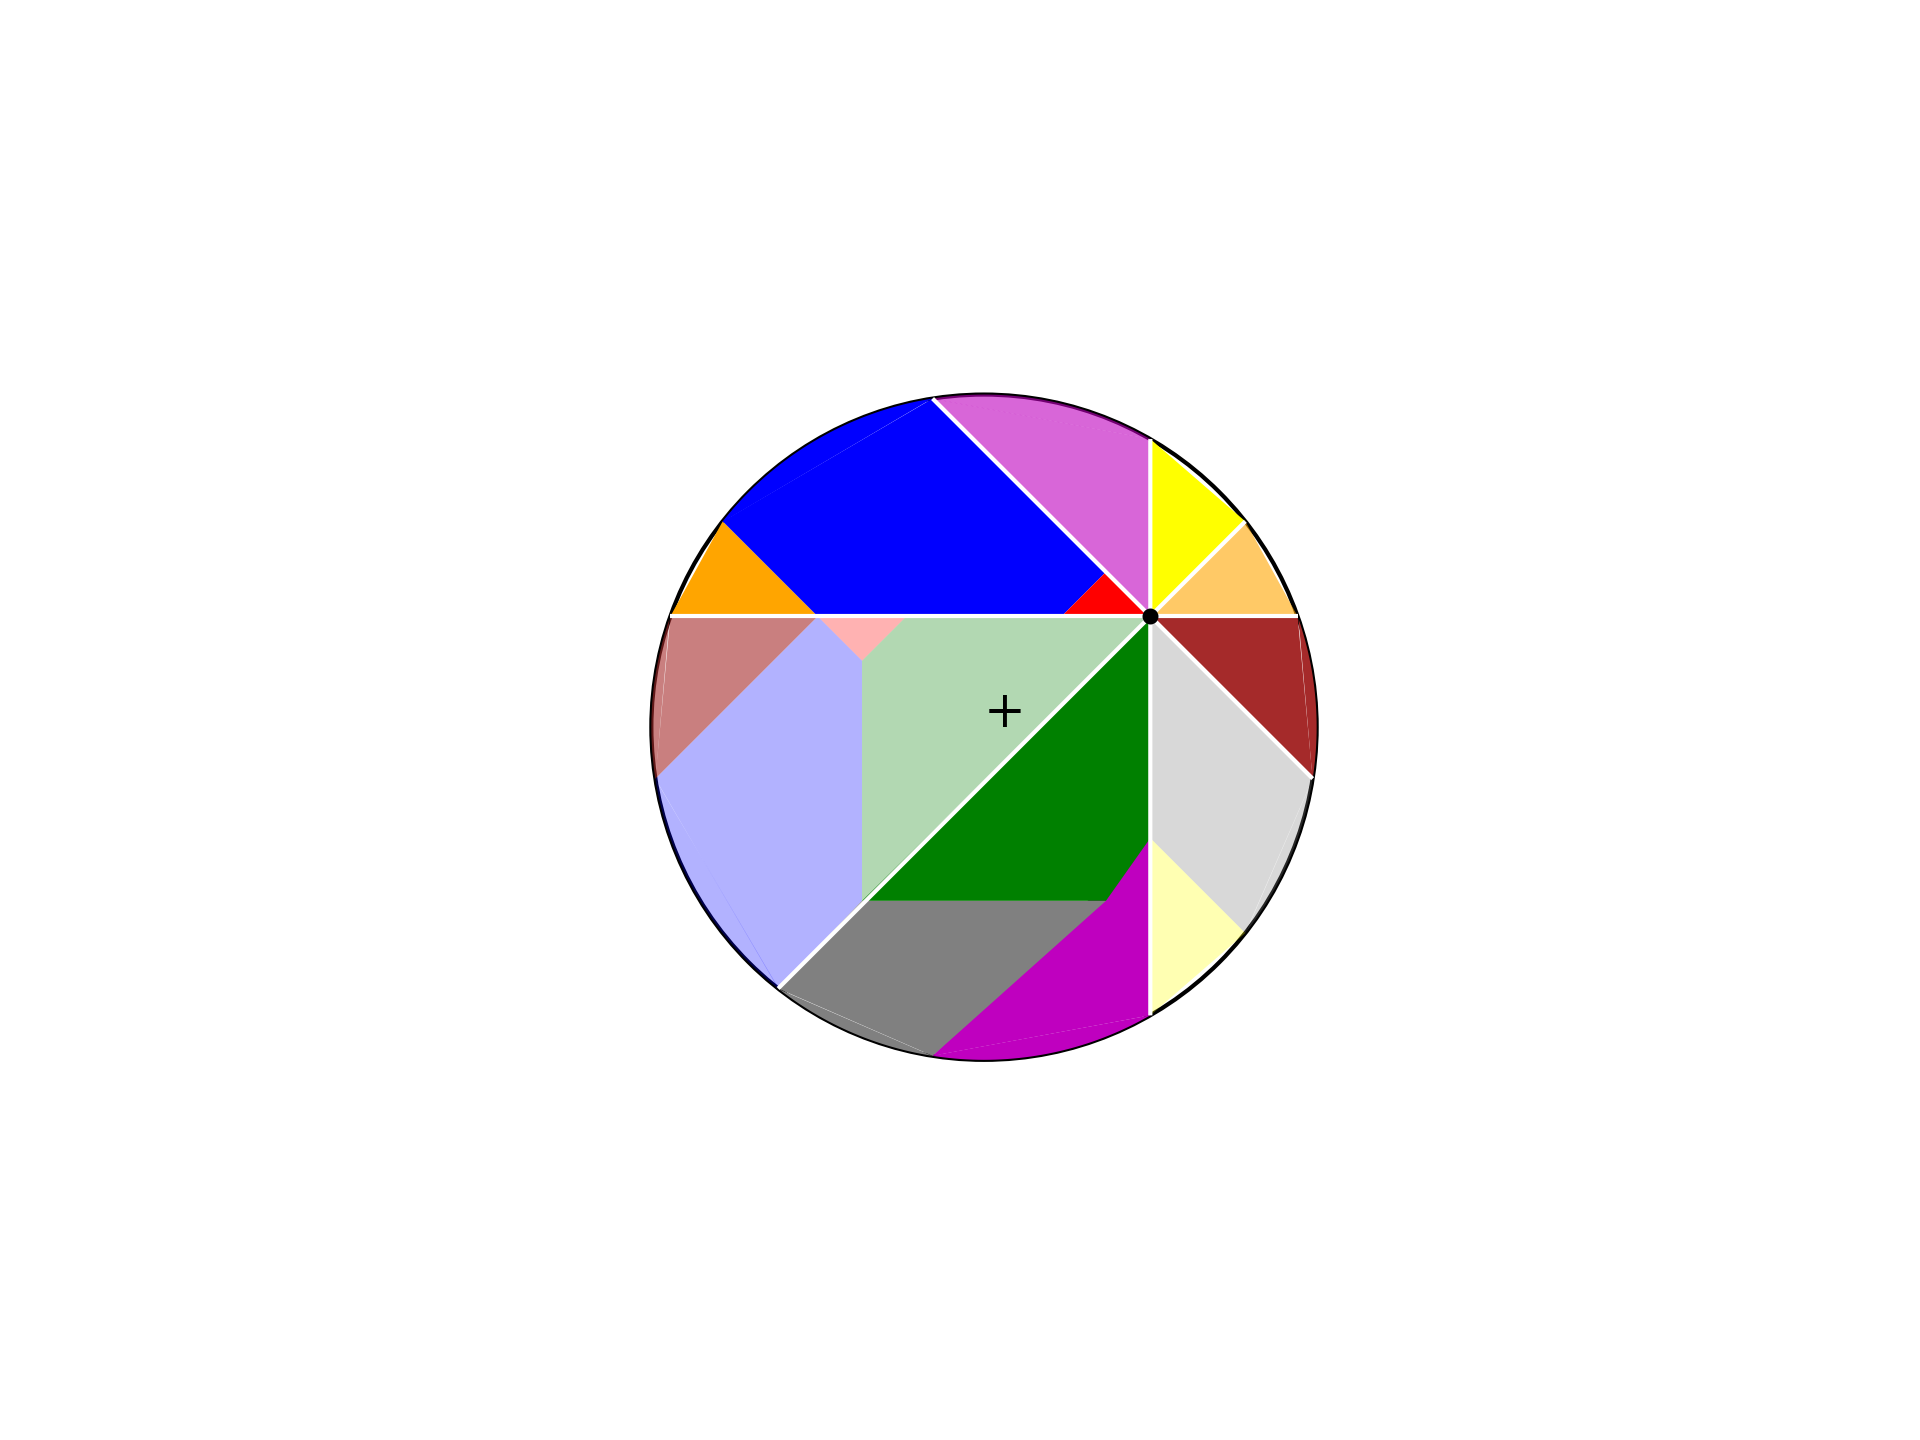

Source code (Python):
import sys,math
import matplotlib.pyplot as plt
import numpy as np

import geometry as geo

fig, ax = geo.init()
ax.set(xlim=(0,100), ylim=(0,100))


Q = geo.Point(50,50)
r = 30

# alpha = 0.3
f = 0.3

c1 = plt.Circle(
    (Q.x,Q.y),r,fc='none',ec='k')
ax.add_patch(c1)

def get_random_point_in_circle(cL):
    Q,r = cL
    while True:
        x = np.random.randint(20,80)
        y = np.random.randint(20,80)
        if r**2 > ((x-Q.x)**2 + (y-Q.y)**2):
            break
    return geo.Point(x,y)

#P = get_random_point_in_circle([Q,r])
P = geo.Point(65,60)

# horizontal left,right
RIGHT,LEFT = geo.get_intersection_line_segment_circle(
    [P,geo.Point(P.x+5,P.y)],[Q,r])
    
# above method orders points by distance from P
# RIGHT is closer so first
    
# vertical up,down
UP,DOWN = geo.get_intersection_line_segment_circle(
    [P,geo.Point(P.x,P.y+5)],[Q,r])
    
# upper right 45 lower left
UR,LL = geo.get_intersection_line_segment_circle(
    [P,geo.Point(P.x+5,P.y+5)],[Q,r])
    
# upper left 45 lower right
LR,UL = geo.get_intersection_line_segment_circle(
    [P,geo.Point(P.x-5,P.y+5)],[Q,r])
    
#-----------------------------------

# no Q

# offset for small triangles and corners
d = 4

# central points

# R is mirror horizontal image of P
# left point of small triangle c
dx = RIGHT.x - P.x
R = geo.Point(LEFT.x+dx,P.y)

# T is mirror vertical image of P
dy = UP.y - P.y
T = geo.Point(P.x,DOWN.y+dy)

magic = math.sqrt(2)

# corner point for bHGg
# slightly right of R, down from T
S = geo.Point(R.x+d,T.y-d*magic)

#-----------------------------------

fa = 0.6

# interior point(s) first, CCW direction for all points

# special point for A
# point on circle cut by line through R with slope -1
k = geo.get_intercept_for_point_slope(R,-1)
A1 = geo.get_intersection_slope_intercept_circle(
        -1,k,[Q,r])[1]

poly_A = [R,A1,LEFT]
geo.fill_polygon(ax,poly_A,fc='orange',alpha=1.0)

poly_a = [P,RIGHT,UR]
geo.fill_polygon(ax,poly_a,fc='orange',alpha=fa)

#----------

# polygon b has a corner cut out, vertex of c
b1 = geo.Point(R.x+d,R.y-d)

# special point for b
k = geo.get_intercept_for_point_slope(R,1)
b2 = geo.get_intersection_slope_intercept_circle(
        1,k,[Q,r])[0]
        
poly_b = [S,b1,R,b2,LL]
geo.fill_polygon(ax,poly_b,fc='b',alpha=f)

B1 = geo.Point(P.x-2*d,P.y)
B2 = geo.Point(P.x-d,P.y+d)

poly_B = [R,B1,B2,UL,A1]
geo.fill_polygon(ax,poly_B,fc='b',alpha=1.0)

#----------

# sector fills for b,B

geo.fill_sector(ax,Q,r,b2,LL,fc='blue',alpha=f)
geo.fill_sector(ax,Q,r,UL,A1,fc='blue',alpha=1.0)

#----------

poly_d = [P,UP,UL]
geo.fill_polygon(ax,poly_d,fc='m',alpha=0.6)

# special point for D
k = geo.get_intercept_for_point_slope(T,1)
D1 = geo.get_intersection_slope_intercept_circle(
        1,k,[Q,r])[0]

poly_D = [T,D1,DOWN]
geo.fill_polygon(ax,poly_D,fc='m',alpha=1.0)

#----------

# sector fills for d,D

geo.fill_sector(ax,Q,r,UP,UL,fc='m',alpha=0.6)
geo.fill_sector(ax,Q,r,D1,DOWN,fc='m',alpha=1.0)

#----------

# special point for e
k = geo.get_intercept_for_point_slope(T,-1)
e1 = geo.get_intersection_slope_intercept_circle(
        -1,k,[Q,r])[0]

poly_e = [T,DOWN,e1]
geo.fill_polygon(ax,poly_e,fc='yellow',alpha=f)

poly_E = [P,UR,UP]
geo.fill_polygon(ax,poly_E,fc='yellow',alpha=1.0)

#----------

ff = 0.6

# special point for f
k = geo.get_intercept_for_point_slope(R,1)
f1 = geo.get_intersection_slope_intercept_circle(
        1,k,[Q,r])[0]
        
poly_f = [R,LEFT,f1]
geo.fill_polygon(ax,poly_f,fc='brown',alpha=ff)

poly_F = [P,LR,RIGHT]
geo.fill_polygon(ax,poly_F,fc='brown',alpha=1.0)

#----------

# sector fills for f,F

geo.fill_sector(ax,Q,r,LEFT,f1,fc='brown',alpha=ff)
geo.fill_sector(ax,Q,r,LR,RIGHT,fc='brown',alpha=1.0)

#-----------------------------------

poly_h = [P,T,e1,LR]
geo.fill_polygon(ax,poly_h,fc='gray',alpha=f)

#H1 = geo.Point(T.x-d,T.y-d)
H1 = geo.Point(T.x-d,S.y)

k = geo.get_intercept_for_point_slope(T,1)
H2 = geo.get_intersection_slope_intercept_circle(
        1,k,[Q,r])[0]

poly_H = [H1,S,LL,H2]
geo.fill_polygon(ax,poly_H,fc='gray',alpha=1.0)

#-----------------------------------

# sector fills for h,H

geo.fill_sector(ax,Q,r,e1,LR,fc='gray',alpha=f)
geo.fill_sector(ax,Q,r,LL,H2,fc='gray',alpha=1.0)

#-----------------------------------

g1 = geo.Point(R.x+2*d,R.y)
poly_g = [g1,b1,S,P]
geo.fill_polygon(ax,poly_g,fc='green',alpha=f)

poly_G = [P,S,H1,T]
geo.fill_polygon(ax,poly_G,fc='green',alpha=1.0)

#-----------------------------------

poly_c = [R,b1,g1]
geo.fill_polygon(ax,poly_c,fc='r',alpha=f)

poly_c = [P,B2,B1]
geo.fill_polygon(ax,poly_c,fc='r',alpha=1.0)

#-----------------------------------

# problem
# LL seems out of place but it is not
# there is a problem with the small triangles

geo.draw_line_segments(ax,
    [[LEFT,RIGHT],[UP,DOWN],[UL,LR],[UR,LL]],ec='w')

#-----------------------------------

geo.scatter_points(ax,[P])

#geo.scatter_points(ax,[LEFT,RIGHT,UP,DOWN])
#geo.scatter_points(ax,[UR,LL,LR,UL])
geo.write_one_label(
    Q,'+',SZ=12)


geo.savefig(plt)
